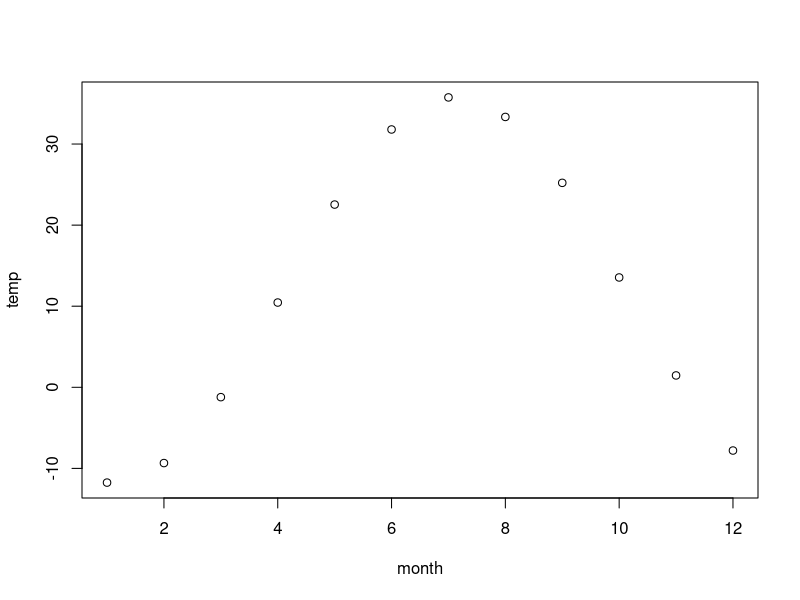

Source code (R): (Note: this script raises an error after producing the figure.)
rm(list = ls())
library(tidyverse, patchwork)
theme = theme(axis.ticks.length=unit(0.15, "cm"),
              axis.ticks = element_line(colour = "black"),
              text = element_text(color = "black", size = 10),
              axis.title = element_text(size = 12), 
              axis.text = element_text(color = "black", size = 10),
              legend.text = element_text(size = 10),
              legend.title = element_text(size = 10),
              panel.grid = element_blank())
bs = read_csv("output/BASS_bayes_vary_evap_ver2.csv")

# Hillel 1980
soil_temp = function(T_avg, T_amp, month, z) {
  t = (month - 3.5) / 12 
  w = 2 * pi
  d = 1.53
  temp = T_avg + T_amp * sin(w*t - z/d) / exp(z/d)
}

# time series
month = seq(1, 12, 1)
temp = soil_temp(12, 33, month, 0.5)
plot(month, temp)

# depth profile
z = seq(0.1, 1, 0.01)

# min T_avg and T_amp
for (i in seq_along(month)) {
  temp = soil_temp(12, 33, month[i], z)
  result = data.frame(depth = z, temp = temp)
  result$month = month[i]
  if (i == 1) {
    sims = result
  } else {
    sims = rbind(sims, result)
  }
}

p1 = ggplot(sims, aes(x = temp, y = depth * 1e2, group = month, color = month)) +
  geom_path() +
  scale_color_gradientn(colors = c("#2166AC", "#4393C3", "#92C5DE", "#F7F7F7",
                                   "#F4A582", "#D6604D", "#B2182B", "#D6604D", "#F4A582", "#F7F7F7",
                                   "#92C5DE", "#4393C3", "#2166AC"), limits = c(1, 12)) +
  scale_y_reverse() +
  theme_bw() +
  theme(panel.grid = element_blank(),
        axis.title = element_text(size = 12, color = "black"),
        axis.text = element_text(size = 10, color = "black"),
        axis.ticks.length = unit(2, "mm")) +
  labs(x = expression(paste("T (", degree, "C)")),
       y = "Depth (cm)")

p2 = ggplot(bs, aes(x = temp, y = post_MAST)) +
  geom_errorbar(aes(xmin = temp - temp.sd, xmax = temp + temp.sd),
                linewidth = .2, width = 0, color = "grey80") +
  geom_errorbar(aes(ymin = post_MAST - post_MAST_sd, ymax = post_MAST + post_MAST_sd),
                linewidth = .2, width = 0, color = "grey80") +
  geom_point(aes(fill = site, alpha = d18p_eff),
             size = 3, shape = 21) +
  scale_fill_brewer(palette = "Paired") +
  scale_alpha_manual(values = c("positive" = 1, "negative" = .3)) +
  theme_bw() + theme +
  guides(alpha = "none") +
  labs(x = expression(paste("T"[Delta][47]*" (",degree, "C)")),
       y = expression(paste("MAST (",degree, "C)")),
       fill = "")

p1 + p2 +
  plot_annotation(tag_levels = "a") &
  theme(
    plot.tag.position = c(0.7, 0.2)
  )
ggsave("figures/soil_temp_model.png", width = 8.5, height = 3.6, dpi = 300)

for (i in seq_along(month)) {
  temp_s = sims |> 
    filter(depth == 0.4 & month == i)
  temp_d = sims |>
    filter(depth == 0.7 & month == i)
  temp_diff = temp_s$temp - temp_d$temp
  result = data.frame(month = i, DT = temp_diff)
  if (i == 1) {
    sims2 = result
  } else {
    sims2 = rbind(sims2, result)
  }
}
